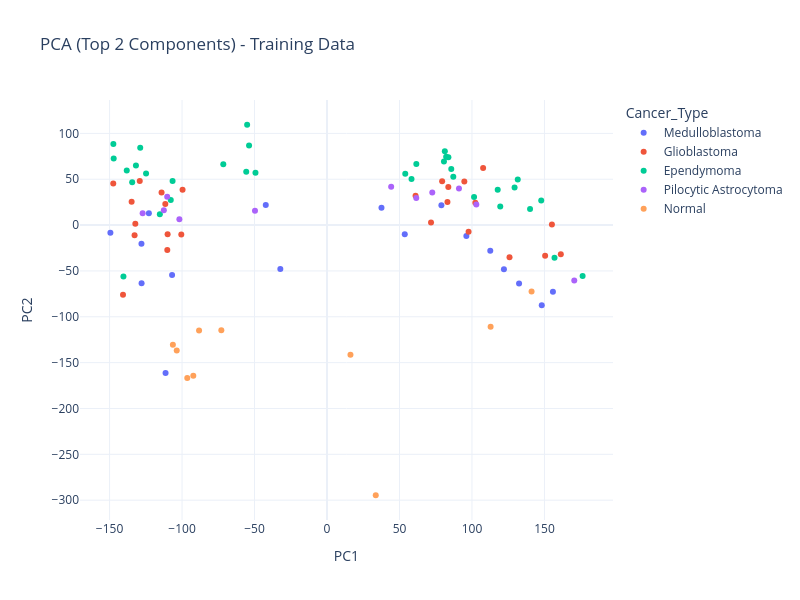

The cell this chart's notebook holds for it:
### Markdown cell above
# 6. Model Training (Planned)
## 6.1 Logistic Regression
## 6.2 Decision Tree
## 6.3 XGBoost (Optional)
## 6.4 Hyperparameter Tuning (GridSearchCV)

### Code cell
# --------------------------
# Fix 1: Import Missing Libraries (Critical for Model Code)
# --------------------------
from sklearn.tree import DecisionTreeClassifier
from sklearn.ensemble import RandomForestClassifier

# --------------------------
# Fix 2: PCA Function (Fix .round() on raw float)
# --------------------------
def apply_pca(X_train, X_test, n_components=50):
    """
    Apply PCA to reduce high-dimensional gene expression data (54k features → n_components)
    Choose n_components based on explained variance (we use 50 for balance of speed/performance)
    """
    # Fit PCA ONLY on training data
    pca = PCA(n_components=n_components, random_state=10)
    X_train_pca = pca.fit_transform(X_train)
    X_test_pca = pca.transform(X_test)
    
    # Plot explained variance ratio
    plt.figure(figsize=(10, 6))
    plt.plot(np.cumsum(pca.explained_variance_ratio_), marker='o', linestyle='--')
    plt.xlabel('Number of PCA Components')
    plt.ylabel('Cumulative Explained Variance')
    
    # Fix: Use round() built-in function (not .round() method) for raw float
    total_variance = np.sum(pca.explained_variance_ratio_)
    total_variance_pct = round(total_variance, 3) * 100  # Fixed line
    plt.title(f'PCA Explained Variance (Total: {total_variance_pct}%)')
    
    plt.axhline(y=0.9, color='r', linestyle='-', label='90% Variance')
    plt.legend()
    plt.tight_layout()
    plt.savefig('pca_variance.png', dpi=300)
    plt.show()
    
    # Fix: Same round() fix for print statement
    print(f"\n✅ PCA Applied: {n_components} components explain {total_variance_pct}% of variance")
    return X_train_pca, X_test_pca, pca

# --------------------------
# Fix 3: Run PCA (Integrate with Your Preprocessing)
# --------------------------
# Scale data (from your preprocessing step)
scaler = StandardScaler()
X_train_scaled = scaler.fit_transform(X_train)
X_test_scaled = scaler.transform(X_test)

# Apply PCA
X_train_pca, X_test_pca, pca = apply_pca(X_train_scaled, X_test_scaled, n_components=50)

# --------------------------
# Fix 4: Plot PCA 2D (Fix y.map() for NumPy array)
# --------------------------
def plot_pca_2d(X_pca, y, title):
    # Convert NumPy array y to pandas Series to use .map()
    y_series = pd.Series(y)
    
    df_pca = pd.DataFrame({
        'PC1': X_pca[:, 0],
        'PC2': X_pca[:, 1],
        'Cancer_Type': y_series.map({
            0: 'Normal', 1: 'Ependymoma', 2: 'Glioblastoma',
            3: 'Pilocytic Astrocytoma', 4: 'Medulloblastoma'
        })
    })
    
    fig = px.scatter(
        df_pca, x='PC1', y='PC2', color='Cancer_Type',
        title=title, template='plotly_white',
        hover_data=['PC1', 'PC2', 'Cancer_Type']
    )
    fig.update_layout(width=800, height=600)
    fig.show()

# Plot PCA for training data
plot_pca_2d(X_train_pca, y_train, 'PCA (Top 2 Components) - Training Data')

# --------------------------
# Fix 5: Model Training (Fix .round() on metrics)
# --------------------------
# Define models to test (with hyperparameter grids for tuning)
models = {
    'Logistic Regression': {
        'model': LogisticRegression(multi_class='multinomial', random_state=10),
        'params': {
            'C': [0.01, 0.1, 1, 10],
            'solver': ['lbfgs', 'saga'],
            'max_iter': [200, 500]
        }
    },
    'Decision Tree': {
        'model': DecisionTreeClassifier(random_state=10),
        'params': {
            'max_depth': [5, 10, 20, None],
            'min_samples_split': [2, 5, 10],
            'criterion': ['gini', 'entropy']
        }
    },
    'Random Forest': {
        'model': RandomForestClassifier(random_state=10),
        'params': {
            'n_estimators': [50, 100, 200],
            'max_depth': [10, 20, None],
            'min_samples_split': [2, 5]
        }
    },
    'XGBoost': {
        'model': XGBClassifier(objective='multi:softmax', num_class=5, random_state=10),
        'params': {
            'learning_rate': [0.01, 0.1, 0.2],
            'max_depth': [3, 5, 7],
            'n_estimators': [50, 100, 200]
        }
    }
}

# Train and tune models (use PCA-reduced data for speed)
tuned_models = {}
model_performance = {}

print("\n🚀 Training and tuning models...")
for name, config in models.items():
    print(f"\n--- {name} ---")
    # Grid Search with 5-fold cross-validation
    grid = GridSearchCV(
        config['model'], config['params'],
        cv=5, scoring='f1_weighted', n_jobs=-1
    )
    grid.fit(X_train_pca, y_train)
    
    # Save best model
    tuned_models[name] = grid.best_estimator_
    
    # Fix: Use round() built-in function for metrics
    best_score = round(grid.best_score_, 3)  # Fixed line
    print(f"Best parameters: {grid.best_params_}")
    print(f"Cross-validation F1 (weighted): {best_score}")
    
    # Evaluate on test set
    y_pred = grid.best_estimator_.predict(X_test_pca)
    accuracy = accuracy_score(y_test, y_pred)
    precision = precision_score(y_test, y_pred, average='weighted', zero_division=0)
    recall = recall_score(y_test, y_pred, average='weighted', zero_division=0)
    f1 = f1_score(y_test, y_pred, average='weighted', zero_division=0)
    
    # Store performance metrics (round here too to avoid errors later)
    model_performance[name] = {
        'accuracy': round(accuracy, 3),
        'precision': round(precision, 3),
        'recall': round(recall, 3),
        'f1': round(f1, 3)
    }
    
    # Fix: Print rounded values with built-in round()
    print(f"Test Accuracy: {round(accuracy, 3)}")
    print(f"Test F1 (weighted): {round(f1, 3)}")

### Figure 1 — Plotly figure (JSON) as saved in the notebook; plotly's stock layout.template omitted (floating-point values rounded to 4 significant figures)
{"data": [{"customdata": [["Medulloblastoma"], ["Medulloblastoma"], ["Medulloblastoma"], ["Medulloblastoma"], ["Medulloblastoma"], ["Medulloblastoma"], ["Medulloblastoma"], ["Medulloblastoma"], ["Medulloblastoma"], ["Medulloblastoma"], ["Medulloblastoma"], ["Medulloblastoma"], ["Medulloblastoma"], ["Medulloblastoma"], ["Medulloblastoma"], ["Medulloblastoma"], ["Medulloblastoma"]], "hovertemplate": "Cancer_Type=%{customdata[0]}<br>PC1=%{x}<br>PC2=%{y}<extra></extra>", "legendgroup": "Medulloblastoma", "marker": {"color": "#636efa", "symbol": "circle"}, "mode": "markers", "name": "Medulloblastoma", "orientation": "v", "showlegend": true, "type": "scatter", "x": [-106.9, 37.58, 53.64, 78.91, 148.1, -149.4, -111.4, 155.8, -32.2, -128.0, 96.13, -127.9, 122.0, -42.24, 132.5, 112.6, -122.9], "xaxis": "x", "y": [-54.36, 18.91, -10.02, 21.61, -87.44, -8.292, -161.2, -72.74, -47.96, -20.37, -12.04, -63.48, -48.28, 21.86, -63.78, -27.98, 12.98], "yaxis": "y"}, {"customdata": [["Glioblastoma"], ["Glioblastoma"], ["Glioblastoma"], ["Glioblastoma"], ["Glioblastoma"], ["Glioblastoma"], ["Glioblastoma"], ["Glioblastoma"], ["Glioblastoma"], ["Glioblastoma"], ["Glioblastoma"], ["Glioblastoma"], ["Glioblastoma"], ["Glioblastoma"], ["Glioblastoma"], ["Glioblastoma"], ["Glioblastoma"], ["Glioblastoma"], ["Glioblastoma"], ["Glioblastoma"], ["Glioblastoma"], ["Glioblastoma"], ["Glioblastoma"], ["Glioblastoma"], ["Glioblastoma"]], "hovertemplate": "Cancer_Type=%{customdata[0]}<br>PC1=%{x}<br>PC2=%{y}<extra></extra>", "legendgroup": "Glioblastoma", "marker": {"color": "#EF553B", "symbol": "circle"}, "mode": "markers", "name": "Glioblastoma", "orientation": "v", "showlegend": true, "type": "scatter", "x": [-99.65, -132.2, -100.5, -110.2, -132.7, -134.8, -111.6, -114.1, 102.3, 79.42, 161.3, 61.07, -147.5, 97.66, 125.9, 150.5, -110.0, 83.68, 94.73, 83.09, 71.76, -140.7, 107.7, -129.2, 155.1], "xaxis": "x", "y": [38.6, 1.478, -10.14, -27.21, -11.06, 25.4, 22.97, 35.4, 24.42, 47.71, -31.94, 32.06, 45.39, -7.284, -35.1, -33.5, -10.05, 41.66, 47.53, 25.06, 2.922, -75.89, 62.19, 47.96, 0.6659], "yaxis": "y"}, {"customdata": [["Ependymoma"], ["Ependymoma"], ["Ependymoma"], ["Ependymoma"], ["Ependymoma"], ["Ependymoma"], ["Ependymoma"], ["Ependymoma"], ["Ependymoma"], ["Ependymoma"], ["Ependymoma"], ["Ependymoma"], ["Ependymoma"], ["Ependymoma"], ["Ependymoma"], ["Ependymoma"], ["Ependymoma"], ["Ependymoma"], ["Ependymoma"], ["Ependymoma"], ["Ependymoma"], ["Ependymoma"], ["Ependymoma"], ["Ependymoma"], ["Ependymoma"], ["Ependymoma"], ["Ependymoma"], ["Ependymoma"], ["Ependymoma"], ["Ependymoma"], ["Ependymoma"], ["Ependymoma"], ["Ependymoma"], ["Ependymoma"]], "hovertemplate": "Cancer_Type=%{customdata[0]}<br>PC1=%{x}<br>PC2=%{y}<extra></extra>", "legendgroup": "Ependymoma", "marker": {"color": "#00cc96", "symbol": "circle"}, "mode": "markers", "name": "Ependymoma", "orientation": "v", "showlegend": true, "type": "scatter", "x": [101.4, -115.3, 83.74, 81.28, -53.78, 147.8, 117.8, 80.67, 82.19, -140.4, -107.8, 119.5, 156.9, 58.3, -131.8, 140.1, 131.6, -71.56, 85.72, 53.98, 129.4, 87.12, -49.36, -128.9, -106.5, -134.4, -138.1, -55.73, -124.8, -147.2, -55.11, -147.4, 61.62, 176.3], "xaxis": "x", "y": [30.68, 11.72, 74.09, 80.55, 86.71, 26.73, 38.5, 69.36, 74.52, -56.03, 27.23, 20.39, -35.58, 50.21, 64.96, 17.43, 49.62, 66.41, 61.11, 55.9, 41.01, 52.64, 57.15, 84.31, 48.17, 46.66, 59.49, 58.09, 56.29, 72.69, 109.4, 88.54, 66.51, -55.66], "yaxis": "y"}, {"customdata": [["Pilocytic Astrocytoma"], ["Pilocytic Astrocytoma"], ["Pilocytic Astrocytoma"], ["Pilocytic Astrocytoma"], ["Pilocytic Astrocytoma"], ["Pilocytic Astrocytoma"], ["Pilocytic Astrocytoma"], ["Pilocytic Astrocytoma"], ["Pilocytic Astrocytoma"], ["Pilocytic Astrocytoma"], ["Pilocytic Astrocytoma"]], "hovertemplate": "Cancer_Type=%{customdata[0]}<br>PC1=%{x}<br>PC2=%{y}<extra></extra>", "legendgroup": "Pilocytic Astrocytoma", "marker": {"color": "#ab63fa", "symbol": "circle"}, "mode": "markers", "name": "Pilocytic Astrocytoma", "orientation": "v", "showlegend": true, "type": "scatter", "x": [103.0, -110.3, -101.8, -112.6, 61.56, -127.2, 170.6, 44.25, 91.03, -49.69, 72.62], "xaxis": "x", "y": [22.54, 30.85, 6.451, 16.28, 29.63, 12.88, -60.41, 41.81, 39.81, 15.57, 35.62], "yaxis": "y"}, {"customdata": [["Normal"], ["Normal"], ["Normal"], ["Normal"], ["Normal"], ["Normal"], ["Normal"], ["Normal"], ["Normal"], ["Normal"]], "hovertemplate": "Cancer_Type=%{customdata[0]}<br>PC1=%{x}<br>PC2=%{y}<extra></extra>", "legendgroup": "Normal", "marker": {"color": "#FFA15A", "symbol": "circle"}, "mode": "markers", "name": "Normal", "orientation": "v", "showlegend": true, "type": "scatter", "x": [33.62, -88.28, 141.1, -106.3, 16.17, -96.4, -92.25, 112.9, -72.9, -103.7], "xaxis": "x", "y": [-294.6, -114.9, -72.3, -130.5, -141.5, -166.8, -164.3, -111.0, -114.8, -136.8], "yaxis": "y"}], "layout": {"height": 600, "legend": {"title": {"text": "Cancer_Type"}, "tracegroupgap": 0}, "title": {"text": "PCA (Top 2 Components) - Training Data"}, "width": 800, "xaxis": {"anchor": "y", "domain": [0, 1], "title": {"text": "PC1"}}, "yaxis": {"anchor": "x", "domain": [0, 1], "title": {"text": "PC2"}}}}
